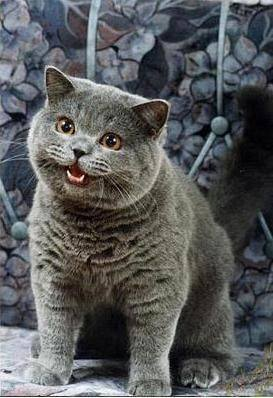
#> input picture CS50_cat.jpg, 273 x 398 px
$ python main.py CS50_cat.jpg   (older library calls are emulated)
#> lines starting #> are read from the running program, lines starting #| are printed output that depends on the picture
### ASCII_art_gen.py
import numpy as np
from PIL import Image

from draw import draw


def generate_art(filename, out, color: bool):
#> called with filename = 'CS50_cat.jpg', out = 'out.png', color = False
    try:
        im = Image.open(filename).convert("RGB")
#> im is the input picture: PIL image 273x398 RGB; mean R, G, B 88, 89.5, 90.5
    except FileNotFoundError as e:
        print(e)
        print("Cannot load image!")
        return
    # asc = '`^",:;Il!i~+_-?][}{1)(|\\/tfjrxnuvczXYUJCLQ0OZmwqpdbkhao*#MW&8%B@$'
    asc = " .'`^\",:;Il!i><~+_-?][}{1)(|\\ tfjrxnuvczXYUJCLQ0OZmwqpdbkhao*#MW&8%B@$"
    im.thumbnail((300, 300))
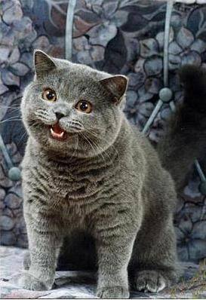
#> im: PIL image 206x300 RGB; mean R, G, B 88, 89.5, 90.4
    img_arr = np.array(im)

    avg_arr = [
        [
            y if np.isscalar(y) else 0.2126 * y[0] + 0.7152 * y[1] + 0.0722 * y[2]
            for y in x
        ]
        for x in img_arr
    ]
#> avg_arr = 300 items

    asc_sz = len(asc) - 1

    art = [[asc[int(y / 255 * asc_sz)] * 2 for y in x] for x in avg_arr]
#> art = 300 items

    draw(art, img_arr, out, color)

### draw.py
from numpy import isscalar
from PIL import Image, ImageDraw


def draw(art, im, out, color):
#> called with out = 'out.png', color = False
    img = Image.new("RGB", (1, 1))
    d = ImageDraw.Draw(img)
    char_width, char_height = d.textsize(art[0][0][0])
#> char_width = 7; char_height = 10
    char_height = char_width * 2
#> char_height = 14
    img = Image.new(
        "RGB", (char_width * len(art[0][0]) * len(art[0]), char_height * len(art))
    )
#> img: PIL image 2884x4200 RGB; every value is 0
    d = ImageDraw.Draw(img)

    for i, strings in enumerate(art):
        for j, string in enumerate(strings):
            r, g, b = 255, 255, 255
            if color:
                r, g, b = (
                    (im[i, j], im[i, j], im[i, j]) if isscalar(im[i, j]) else im[i, j]
                )
            d.text((j * char_width * 2, i * char_height), string, fill=(r, g, b))

    img.save(out)
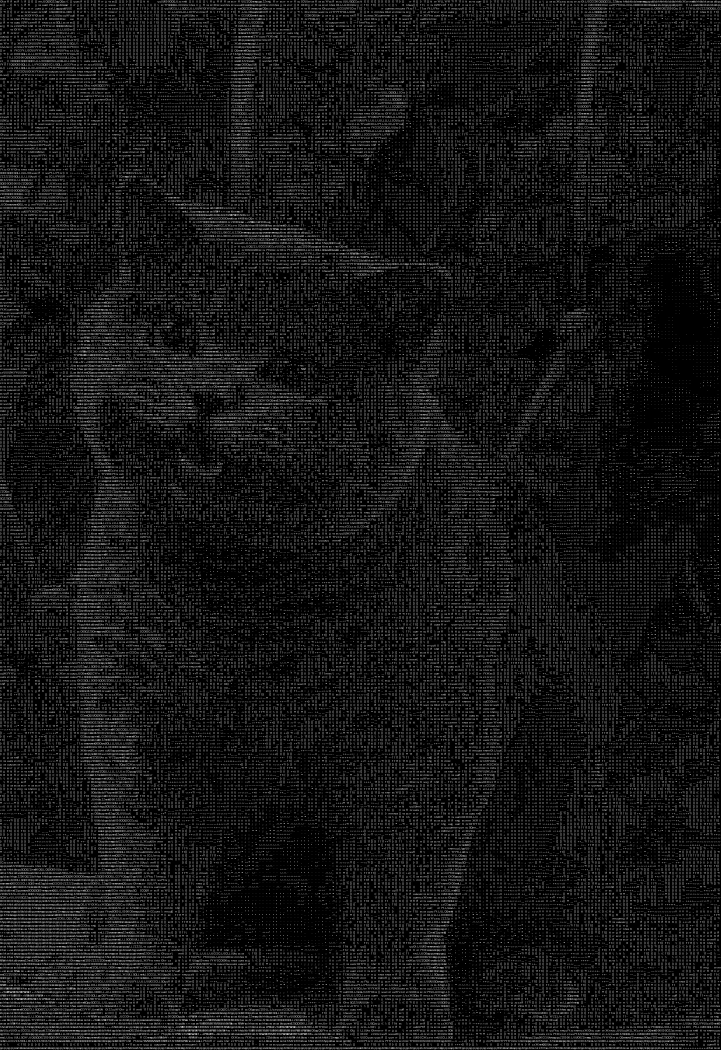
#> saved as out.png: PIL image 2884x4200 RGB (shown at 1/4 size); min 0, max 255, mean 20.9
    print("Image generated...")

### parser.py
import argparse


def get_args():
    parser = argparse.ArgumentParser(description="ASCII Art Generator")
    parser.add_argument("source_file", type=open, help="image file source")
    parser.add_argument(
        "-o", "--output", metavar="out.png", type=str, help="output filename"
    )
    parser.add_argument("-c", "--color", action="store_true", help="enable coloring")

    return parser.parse_args().__dict__

### main.py
from parser import get_args

from ASCII_art_gen import generate_art


def main():
    args = get_args()
    input_filename = args["source_file"].name
    args["source_file"].close()
    output_filename = args["output"] or "out.png"
    generate_art(input_filename, output_filename, args["color"])


if __name__ == "__main__":
    main()
